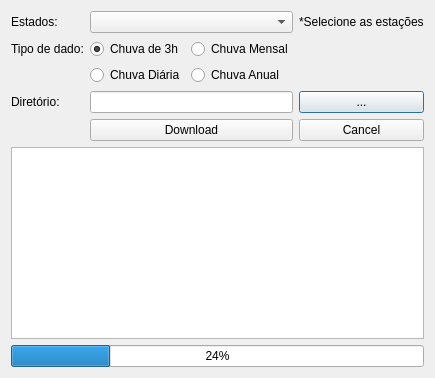
<?xml version="1.0" encoding="UTF-8"?>
<ui version="4.0">
 <class>ECODownloaderDialogBase</class>
 <widget class="QDialog" name="ECODownloaderDialogBase">
  <property name="enabled">
   <bool>true</bool>
  </property>
  <property name="geometry">
   <rect>
    <x>0</x>
    <y>0</y>
    <width>289</width>
    <height>340</height>
   </rect>
  </property>
  <property name="sizePolicy">
   <sizepolicy hsizetype="MinimumExpanding" vsizetype="MinimumExpanding">
    <horstretch>0</horstretch>
    <verstretch>0</verstretch>
   </sizepolicy>
  </property>
  <property name="maximumSize">
   <size>
    <width>289</width>
    <height>340</height>
   </size>
  </property>
  <property name="windowTitle">
   <string>ECO-Downloder3.0</string>
  </property>
  <property name="sizeGripEnabled">
   <bool>false</bool>
  </property>
  <layout class="QVBoxLayout" name="verticalLayout">
   <item>
    <layout class="QGridLayout" name="gridLayout">
     <item row="2" column="3">
      <widget class="QLabel" name="label_3">
       <property name="text">
        <string>*Selecione as estações</string>
       </property>
      </widget>
     </item>
     <item row="4" column="0">
      <widget class="QLabel" name="label_4">
       <property name="text">
        <string>Tipo de dado:</string>
       </property>
      </widget>
     </item>
     <item row="8" column="1" colspan="2">
      <widget class="QLineEdit" name="lineEditDir"/>
     </item>
     <item row="8" column="3">
      <widget class="QPushButton" name="pushButtonDir">
       <property name="text">
        <string>...</string>
       </property>
      </widget>
     </item>
     <item row="8" column="0">
      <widget class="QLabel" name="label">
       <property name="text">
        <string>Diretório:</string>
       </property>
      </widget>
     </item>
     <item row="9" column="3">
      <widget class="QPushButton" name="pushButtonCancel">
       <property name="text">
        <string>Cancel</string>
       </property>
      </widget>
     </item>
     <item row="2" column="0">
      <widget class="QLabel" name="label_2">
       <property name="text">
        <string>Estados:</string>
       </property>
      </widget>
     </item>
     <item row="2" column="1" colspan="2">
      <widget class="QComboBox" name="comboBoxStates">
       <property name="sizePolicy">
        <sizepolicy hsizetype="Expanding" vsizetype="Preferred">
         <horstretch>0</horstretch>
         <verstretch>0</verstretch>
        </sizepolicy>
       </property>
      </widget>
     </item>
     <item row="9" column="1" colspan="2">
      <widget class="QPushButton" name="pushButtonDown">
       <property name="text">
        <string>Download</string>
       </property>
      </widget>
     </item>
     <item row="10" column="0" colspan="4">
      <widget class="QTextEdit" name="textEditRes">
       <property name="sizePolicy">
        <sizepolicy hsizetype="Expanding" vsizetype="MinimumExpanding">
         <horstretch>0</horstretch>
         <verstretch>0</verstretch>
        </sizepolicy>
       </property>
      </widget>
     </item>
     <item row="11" column="0" colspan="4">
      <widget class="QProgressBar" name="progressBar">
       <property name="value">
        <number>24</number>
       </property>
      </widget>
     </item>
     <item row="4" column="1">
      <widget class="QRadioButton" name="radioButton3h">
       <property name="text">
        <string>Chuva de 3h</string>
       </property>
       <property name="checked">
        <bool>true</bool>
       </property>
      </widget>
     </item>
     <item row="4" column="2">
      <widget class="QRadioButton" name="radioButtonMen">
       <property name="enabled">
        <bool>true</bool>
       </property>
       <property name="text">
        <string>Chuva Mensal</string>
       </property>
      </widget>
     </item>
     <item row="5" column="1">
      <widget class="QRadioButton" name="radioButtonDia">
       <property name="enabled">
        <bool>true</bool>
       </property>
       <property name="text">
        <string>Chuva Diária</string>
       </property>
      </widget>
     </item>
     <item row="5" column="2">
      <widget class="QRadioButton" name="radioButtonAnu">
       <property name="enabled">
        <bool>true</bool>
       </property>
       <property name="text">
        <string>Chuva Anual</string>
       </property>
      </widget>
     </item>
    </layout>
   </item>
  </layout>
 </widget>
 <resources/>
 <connections/>
</ui>
